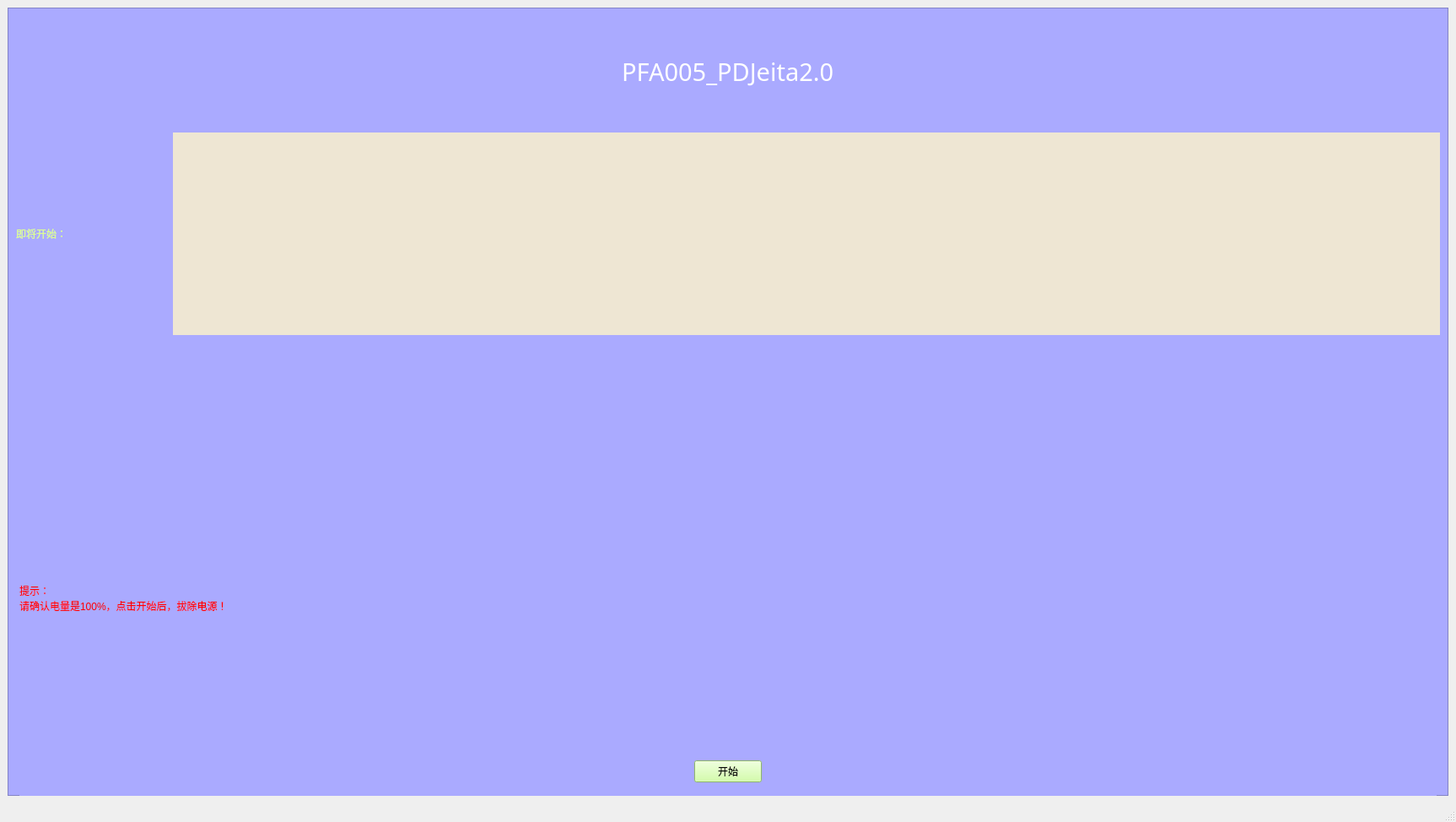
<?xml version="1.0" encoding="UTF-8"?>
<ui version="4.0">
 <class>MainWindow</class>
 <widget class="QMainWindow" name="MainWindow">
  <property name="geometry">
   <rect>
    <x>0</x>
    <y>0</y>
    <width>1726</width>
    <height>974</height>
   </rect>
  </property>
  <property name="windowTitle">
   <string>MainWindow</string>
  </property>
  <widget class="QWidget" name="centralwidget">
   <layout class="QGridLayout" name="gridLayout">
    <item row="0" column="0">
     <widget class="QFrame" name="frame">
      <property name="styleSheet">
       <string notr="true">background-color: rgb(170, 170, 255);</string>
      </property>
      <property name="frameShape">
       <enum>QFrame::StyledPanel</enum>
      </property>
      <property name="frameShadow">
       <enum>QFrame::Raised</enum>
      </property>
      <layout class="QGridLayout" name="gridLayout_2">
       <item row="2" column="1">
        <widget class="QLabel" name="label_4">
         <property name="minimumSize">
          <size>
           <width>0</width>
           <height>240</height>
          </size>
         </property>
         <property name="styleSheet">
          <string notr="true">font: 16pt &quot;楷体&quot;;
background-color: rgb(238, 230, 211);
color: rgb(85, 170, 0);</string>
         </property>
         <property name="text">
          <string/>
         </property>
        </widget>
       </item>
       <item row="1" column="0" colspan="2" alignment="Qt::AlignHCenter">
        <widget class="QLabel" name="label_2">
         <property name="minimumSize">
          <size>
           <width>0</width>
           <height>120</height>
          </size>
         </property>
         <property name="maximumSize">
          <size>
           <width>16777215</width>
           <height>120</height>
          </size>
         </property>
         <property name="font">
          <font>
           <family>楷体</family>
           <pointsize>22</pointsize>
          </font>
         </property>
         <property name="styleSheet">
          <string notr="true">color: rgb(255, 255, 255);</string>
         </property>
         <property name="text">
          <string>PFA005_PDJeita2.0</string>
         </property>
        </widget>
       </item>
       <item row="2" column="0">
        <widget class="QLabel" name="label_3">
         <property name="maximumSize">
          <size>
           <width>180</width>
           <height>80</height>
          </size>
         </property>
         <property name="styleSheet">
          <string notr="true">font: 16pt &quot;楷体&quot;;
color: rgb(221, 255, 143);</string>
         </property>
         <property name="text">
          <string>即将开始：</string>
         </property>
        </widget>
       </item>
       <item row="3" column="0" colspan="2" alignment="Qt::AlignHCenter">
        <widget class="QLabel" name="label">
         <property name="minimumSize">
          <size>
           <width>1680</width>
           <height>480</height>
          </size>
         </property>
         <property name="maximumSize">
          <size>
           <width>16777215</width>
           <height>360</height>
          </size>
         </property>
         <property name="styleSheet">
          <string notr="true">color: rgb(255, 0, 0);
font: 20pt &quot;楷体&quot;;</string>
         </property>
         <property name="text">
          <string>提示：
请确认电量是100%，点击开始后，拔除电源！</string>
         </property>
        </widget>
       </item>
       <item row="4" column="0" colspan="2" alignment="Qt::AlignHCenter">
        <widget class="QPushButton" name="pushButton">
         <property name="styleSheet">
          <string notr="true">font: 20pt &quot;楷体&quot;;
background-color: rgb(199, 255, 146);</string>
         </property>
         <property name="text">
          <string>开始</string>
         </property>
        </widget>
       </item>
      </layout>
     </widget>
    </item>
   </layout>
  </widget>
  <widget class="QStatusBar" name="statusbar"/>
 </widget>
 <resources/>
 <connections/>
</ui>
